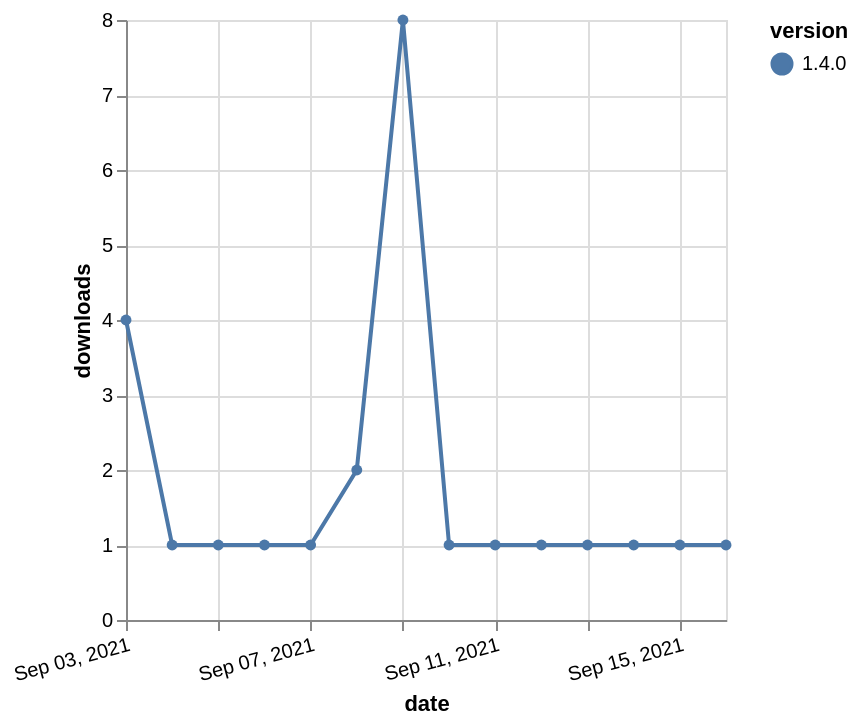

Vega-Lite specification for this chart:
### Vega-Lite specification from a JSON file in a GitHub repository (floating-point values rounded to 4 significant figures)
{"$schema": "https://vega.github.io/schema/vega-lite/v5.json", "description": "A simple bar chart with embedded data.", "data": {"values": [{"date": "2021-09-03", "total": 539, "delta": 4, "version": "1.4.0"}, {"date": "2021-09-04", "total": 540, "delta": 1, "version": "1.4.0"}, {"date": "2021-09-05", "total": 541, "delta": 1, "version": "1.4.0"}, {"date": "2021-09-06", "total": 542, "delta": 1, "version": "1.4.0"}, {"date": "2021-09-07", "total": 543, "delta": 1, "version": "1.4.0"}, {"date": "2021-09-08", "total": 545, "delta": 2, "version": "1.4.0"}, {"date": "2021-09-09", "total": 553, "delta": 8, "version": "1.4.0"}, {"date": "2021-09-10", "total": 554, "delta": 1, "version": "1.4.0"}, {"date": "2021-09-11", "total": 555, "delta": 1, "version": "1.4.0"}, {"date": "2021-09-12", "total": 556, "delta": 1, "version": "1.4.0"}, {"date": "2021-09-13", "total": 557, "delta": 1, "version": "1.4.0"}, {"date": "2021-09-14", "total": 558, "delta": 1, "version": "1.4.0"}, {"date": "2021-09-15", "total": 559, "delta": 1, "version": "1.4.0"}, {"date": "2021-09-16", "total": 560, "delta": 1, "version": "1.4.0"}]}, "width": "container", "mark": {"type": "line", "point": {"filled": true}}, "encoding": {"x": {"field": "date", "type": "temporal", "timeUnit": "yearmonthdate", "title": "date", "axis": {"labelAngle": -15}}, "y": {"field": "delta", "type": "quantitative", "title": "downloads"}, "color": {"field": "version", "type": "nominal"}, "tooltip": {"field": "delta"}}}
